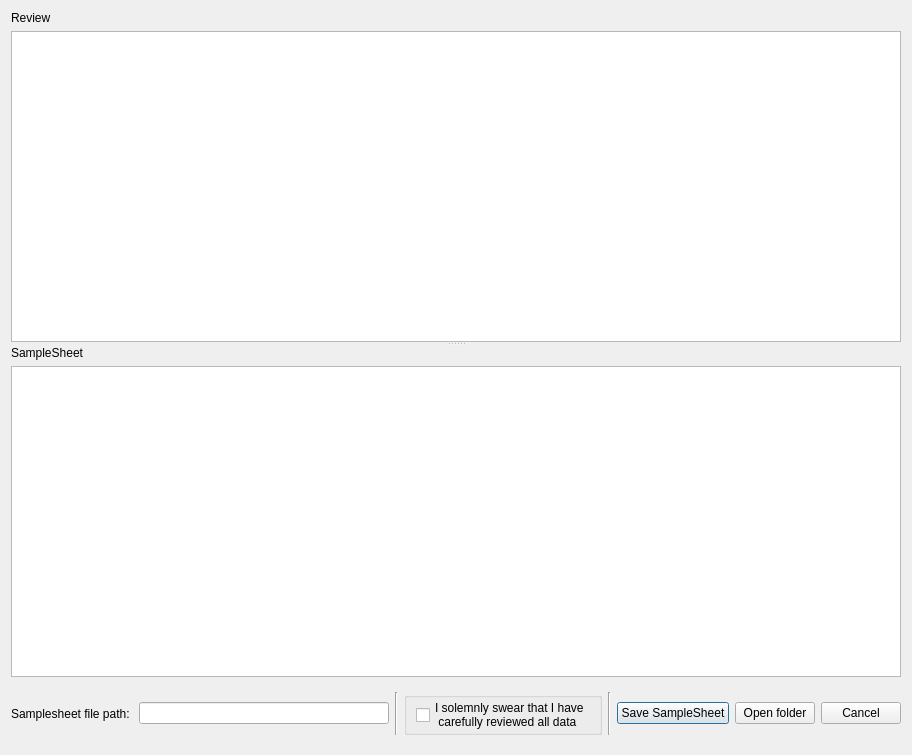
<?xml version="1.0" encoding="UTF-8"?>
<ui version="4.0">
 <class>Review</class>
 <widget class="QDialog" name="Review">
  <property name="geometry">
   <rect>
    <x>0</x>
    <y>0</y>
    <width>912</width>
    <height>755</height>
   </rect>
  </property>
  <property name="windowTitle">
   <string>Dialog</string>
  </property>
  <layout class="QVBoxLayout" name="verticalLayout_2">
   <item>
    <widget class="QSplitter" name="splitter">
     <property name="orientation">
      <enum>Qt::Vertical</enum>
     </property>
     <widget class="QWidget" name="verticalWidget" native="true">
      <layout class="QVBoxLayout" name="verticalLayout">
       <property name="leftMargin">
        <number>0</number>
       </property>
       <property name="topMargin">
        <number>0</number>
       </property>
       <property name="rightMargin">
        <number>0</number>
       </property>
       <property name="bottomMargin">
        <number>0</number>
       </property>
       <item>
        <widget class="QLabel" name="label_3">
         <property name="text">
          <string>Review</string>
         </property>
        </widget>
       </item>
       <item>
        <widget class="QTreeView" name="treeView">
         <property name="sizePolicy">
          <sizepolicy hsizetype="Expanding" vsizetype="Preferred">
           <horstretch>0</horstretch>
           <verstretch>1</verstretch>
          </sizepolicy>
         </property>
         <property name="minimumSize">
          <size>
           <width>0</width>
           <height>0</height>
          </size>
         </property>
        </widget>
       </item>
      </layout>
     </widget>
     <widget class="QWidget" name="verticalWidget_2" native="true">
      <layout class="QVBoxLayout" name="verticalLayout_3">
       <property name="leftMargin">
        <number>0</number>
       </property>
       <property name="topMargin">
        <number>0</number>
       </property>
       <property name="rightMargin">
        <number>0</number>
       </property>
       <property name="bottomMargin">
        <number>0</number>
       </property>
       <item>
        <widget class="QLabel" name="label_2">
         <property name="text">
          <string>SampleSheet</string>
         </property>
        </widget>
       </item>
       <item>
        <widget class="QPlainTextEdit" name="plainTextEdit">
         <property name="sizePolicy">
          <sizepolicy hsizetype="Expanding" vsizetype="Expanding">
           <horstretch>0</horstretch>
           <verstretch>3</verstretch>
          </sizepolicy>
         </property>
        </widget>
       </item>
      </layout>
     </widget>
    </widget>
   </item>
   <item>
    <widget class="QFrame" name="frame">
     <layout class="QHBoxLayout" name="horizontalLayout">
      <property name="leftMargin">
       <number>0</number>
      </property>
      <property name="rightMargin">
       <number>0</number>
      </property>
      <item>
       <widget class="QLabel" name="label">
        <property name="text">
         <string>Samplesheet file path: </string>
        </property>
       </widget>
      </item>
      <item>
       <widget class="QLineEdit" name="lineEdit"/>
      </item>
      <item>
       <widget class="Line" name="line">
        <property name="orientation">
         <enum>Qt::Vertical</enum>
        </property>
       </widget>
      </item>
      <item>
       <widget class="QGroupBox" name="groupBox">
        <property name="title">
         <string/>
        </property>
        <layout class="QHBoxLayout" name="horizontalLayout_3">
         <property name="topMargin">
          <number>0</number>
         </property>
         <property name="bottomMargin">
          <number>0</number>
         </property>
         <item>
          <widget class="QCheckBox" name="checkBox">
           <property name="text">
            <string>I solemnly swear that I have
 carefully reviewed all data</string>
           </property>
          </widget>
         </item>
        </layout>
       </widget>
      </item>
      <item>
       <widget class="Line" name="line_2">
        <property name="orientation">
         <enum>Qt::Vertical</enum>
        </property>
       </widget>
      </item>
      <item>
       <widget class="QPushButton" name="pushButton_ok">
        <property name="text">
         <string>Save SampleSheet</string>
        </property>
       </widget>
      </item>
      <item>
       <widget class="QPushButton" name="pushButton">
        <property name="text">
         <string>Open folder</string>
        </property>
       </widget>
      </item>
      <item>
       <widget class="QPushButton" name="pushButton_cancel">
        <property name="text">
         <string>Cancel</string>
        </property>
       </widget>
      </item>
     </layout>
    </widget>
   </item>
  </layout>
 </widget>
 <resources/>
 <connections/>
</ui>
